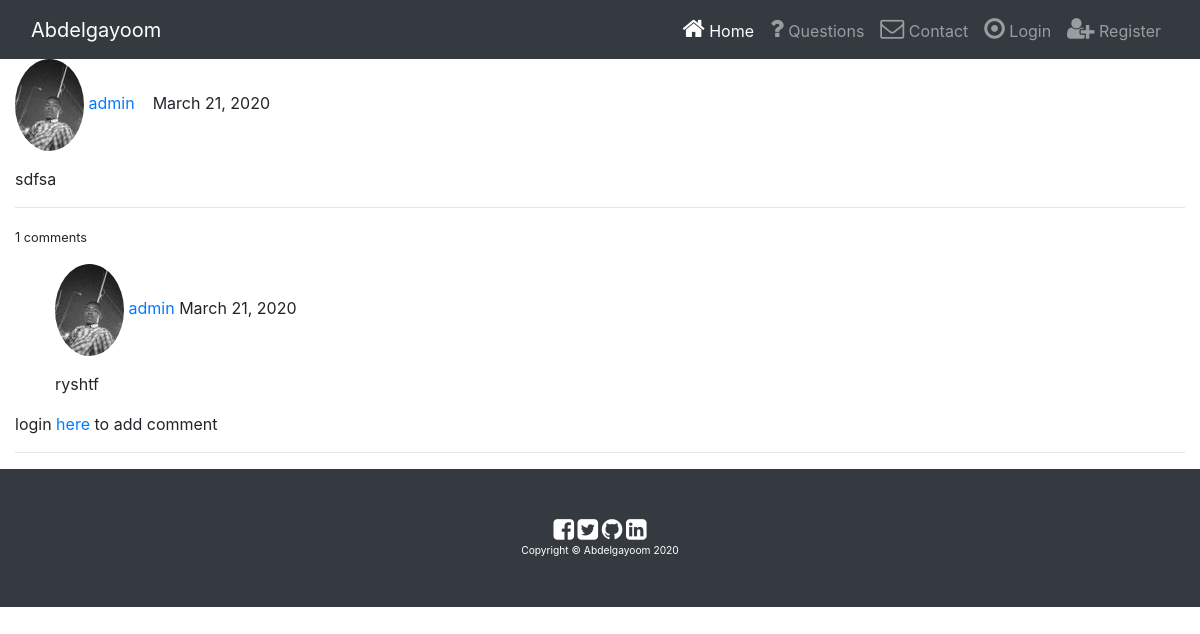
Screenshot of /post/7/ with the database file from the repository.
### blog/models.py (models this page shows, shortened)
class Posts(models.Model):
    title = models.CharField(max_length=20)
    subject = RichTextUploadingField()
    date_post = models.DateTimeField(default=timezone.now, editable=False)
    author = models.ForeignKey(User, on_delete=models.CASCADE)

class Comments(models.Model):
    posts = models.ForeignKey(Posts, on_delete=models.CASCADE, related_name='comments')
    user = models.ForeignKey(User, on_delete=models.CASCADE)
    comment = RichTextField(config_name='special')
    date_comment = models.DateTimeField(auto_now_add=True, editable=False)
    def __str__(self):
        return self.comment

### users/models.py (models this page shows, shortened)
class Profile(models.Model):
    user = models.OneToOneField(User, on_delete=models.CASCADE)
    bio = models.CharField(max_length=100, blank=True, null=True)
    image = models.ImageField(upload_to='profile_images', default='default.jpg', blank=True, null=True)

### blog/views.py (the view)
# urls.py: path('post/<int:pk>/', views.comment_view, name='detail'),
def comment_view(request, pk):
    posts = get_object_or_404(Posts, pk=pk)
    if request.method == 'POST':
        form = CommentsCreationForm(request.POST)
        if form.is_valid():
            comment = form.save(commit=False)
            comment.user = request.user
            comment.posts = posts
            comment.save()
            messages.success(request, f'your comment had been created')
            return redirect('blog:detail', pk=posts.pk)
    else:
        form = CommentsCreationForm()
        post = get_object_or_404(Posts, pk=pk)
    return render(request, 'blog/posts_detail.html', {'form': form, 'post': post})

### blog/templates/blog/posts_detail.html (shortened to what this page needs)
{% extends 'blog/base.html' %}
{% block body %}
   <a href="{% url 'blog:user_posts' post.author.username %}"><img class="rounded-circle" src="{{ post.author.profile.image.url }}"></a>
<a href="{% url 'blog:user_posts' post.author.username %}">{{ post.author }}</a>  &nbsp;&nbsp;&nbsp;{{ post.date_post |date }}
  <p>{{ post.subject |safe }}</p>
<hr>
  <p> <small>  {{ post.comments.count }} comments </small></p>
  <ul>
      {% for comment in post.comments.all %}
           <a href="{% url 'blog:user_posts' comment.user.username %}"><img class="rounded-circle" src="{{ comment.user.profile.image.url }}"></a>
           <a href="{% url 'blog:user_posts' comment.user.username %}">{{ comment.user.username }}</a> {{ comment.date_comment | date }}
           <p>{{ comment | safe }}</p>
      {% empty %}
            <h6> there is no comments yet </h6>
      {% endfor%}
  </ul>
  {% if user.is_authenticated %}
    <form method="post">{% csrf_token %}
         <table>
         {{ form.as_table }}
          </table>
        <input class="btn btn-outline-info" type="submit" value='Add Comment'>
    </form>
  {% else %}
   login <a href="{% url 'users:login' %}">here</a> to add comment
  {% endif %}
<hr/>
{% endblock %}

### blog/static/blog/css/style.css (style rules this page uses)
html,body { height: 100%; width: 100%; margin: 0; background-color: transparent; }
:root { --input-padding-x: 1.5rem; --input-padding-y: .75rem; }

### rows the page displays
Posts: author.profile.image (picture), author "admin", date_post "March 21, 2020", subject "sdfsa", comments.count "1"
Comments: user.profile.image (picture), user.username "admin", date_comment "March 21, 2020", comment "ryshtf"
